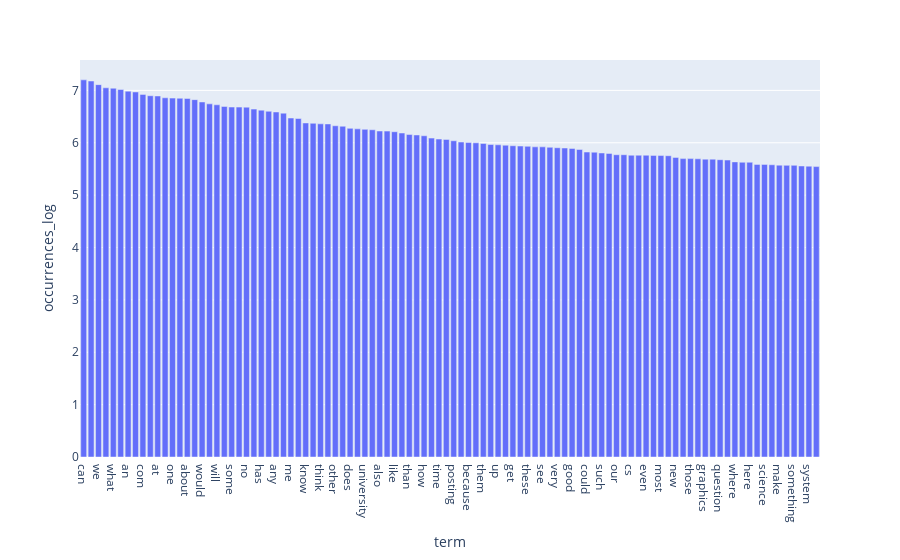

This figure's notebook cell:
### Markdown cell above
### >>> **Exercise 15 (take home):** 
You can copy the code from the previous exercise and change the 'term_frequencies' variable for the 'term_frequencies_log', comment about the differences that you observe and talk about other possible insights that we can get from a log distribution.

### Code cell
# Answer here
frequency = CountVectorizer(min_df=5, max_df=0.5, max_features=100)
X_filtered = frequency.fit_transform(X_sample['text']) #matrix

word_freq_df = pd.DataFrame({
    'term': frequency.get_feature_names_out(), #list of words
    'occurrences': np.asarray(X_filtered.sum(axis=0)).ravel().tolist() #frq. words to python list
})

word_freq_df = word_freq_df.sort_values('occurrences', ascending=False) #sorting

word_freq_df ['occurrences_log'] = [math.log(i) for i in word_freq_df['occurrences']]

fig = px.bar(word_freq_df, x='term', y='occurrences_log')
fig.show()

### Figure 1 — Plotly figure (JSON) as saved in the notebook; plotly's stock layout.template omitted (floating-point values rounded to 4 significant figures)
{"data": [{"hovertemplate": "term=%{x}<br>occurrences_log=%{y}<extra></extra>", "legendgroup": "", "marker": {"color": "#636efa", "pattern": {"shape": ""}}, "name": "", "orientation": "v", "showlegend": false, "textposition": "auto", "type": "bar", "x": ["can", "was", "we", "by", "what", "there", "an", "they", "com", "do", "at", "god", "one", "all", "about", "he", "would", "my", "will", "so", "some", "your", "no", "who", "has", "people", "any", "which", "me", "don", "know", "article", "think", "more", "other", "his", "does", "when", "university", "out", "also", "their", "like", "just", "than", "only", "how", "were", "time", "been", "posting", "then", "because", "why", "them", "image", "up", "should", "get", "say", "these", "may", "see", "well", "very", "am", "good", "many", "could", "us", "such", "host", "our", "believe", "cs", "had", "even", "nntp", "most", "being", "new", "much", "those", "use", "graphics", "way", "question", "now", "where", "things", "here", "into", "science", "world", "make", "did", "something", "jesus", "system", "anyone"], "xaxis": "x", "y": [7.201, 7.179, 7.11, 7.049, 7.041, 7.017, 6.986, 6.97, 6.924, 6.898, 6.894, 6.859, 6.852, 6.85, 6.846, 6.823, 6.779, 6.743, 6.725, 6.693, 6.682, 6.681, 6.68, 6.642, 6.623, 6.601, 6.588, 6.565, 6.472, 6.463, 6.378, 6.372, 6.361, 6.36, 6.324, 6.315, 6.275, 6.265, 6.256, 6.248, 6.225, 6.223, 6.211, 6.186, 6.157, 6.148, 6.133, 6.089, 6.071, 6.064, 6.038, 6.014, 6.004, 5.999, 5.986, 5.966, 5.961, 5.953, 5.943, 5.938, 5.932, 5.922, 5.922, 5.914, 5.905, 5.9, 5.892, 5.872, 5.823, 5.82, 5.805, 5.796, 5.771, 5.771, 5.762, 5.762, 5.762, 5.759, 5.756, 5.753, 5.72, 5.697, 5.697, 5.694, 5.687, 5.687, 5.677, 5.67, 5.635, 5.628, 5.628, 5.587, 5.587, 5.58, 5.572, 5.568, 5.568, 5.557, 5.553, 5.545], "yaxis": "y"}], "layout": {"barmode": "relative", "legend": {"tracegroupgap": 0}, "margin": {"t": 60}, "xaxis": {"anchor": "y", "domain": [0, 1], "title": {"text": "term"}}, "yaxis": {"anchor": "x", "domain": [0, 1], "title": {"text": "occurrences_log"}}}}
